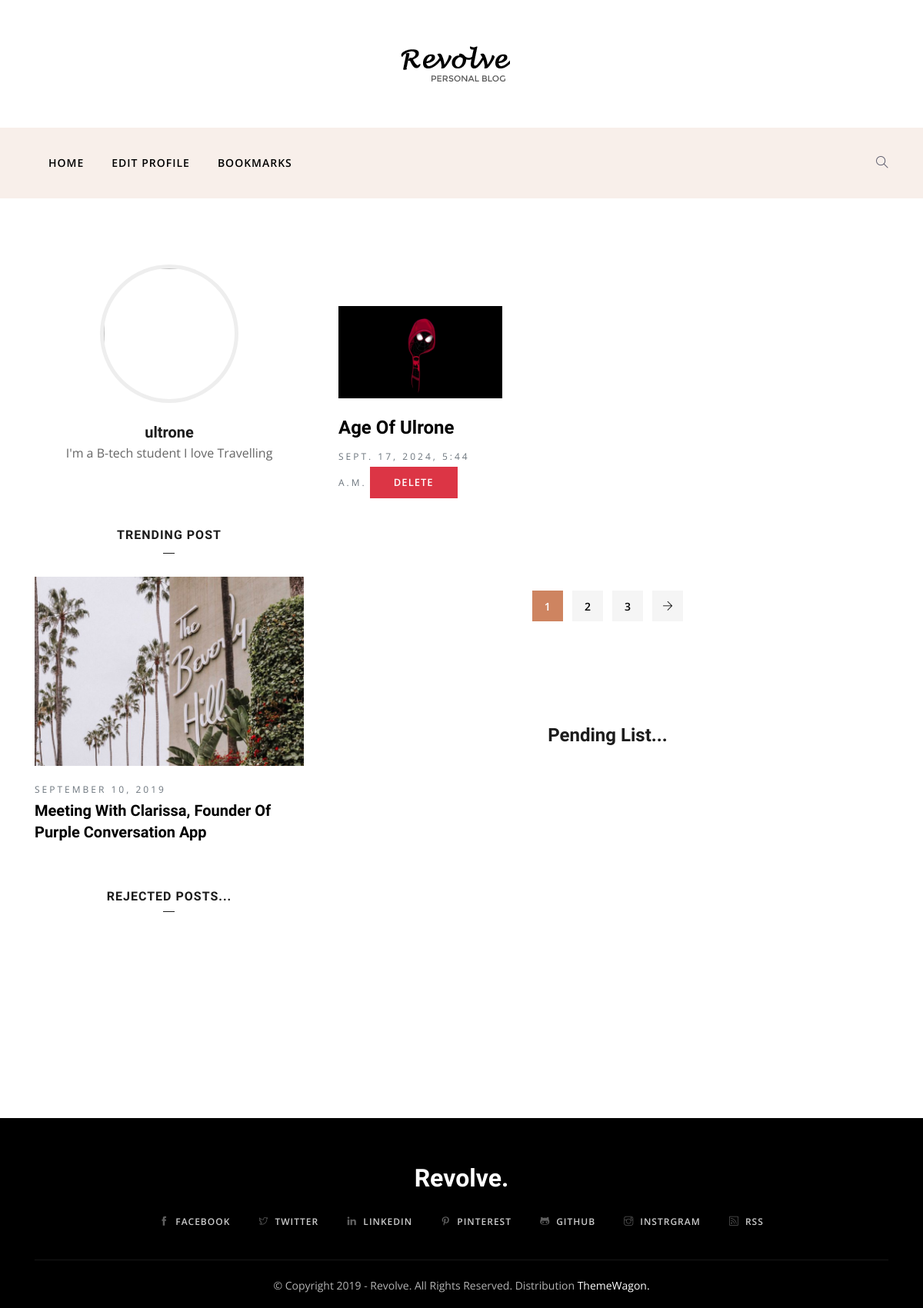
/singleview/29, run on an earlier commit of the app's database.
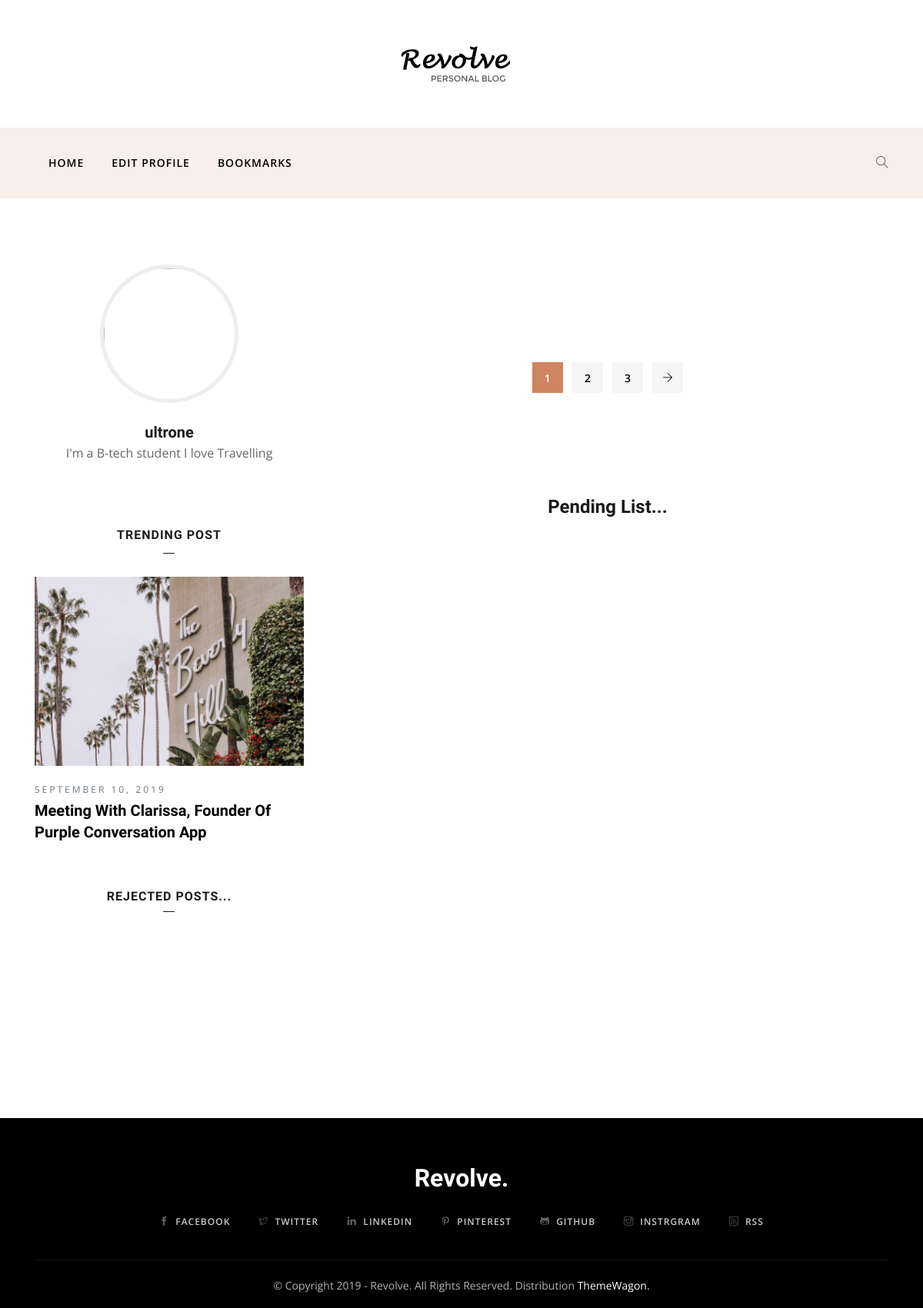
And on a later commit of the database.
### posts/models.py (models this page shows, shortened)
class post(models.Model):
    STATUS_CHOICES = [
        ('Pending', 'Pending'),
        ('Approved', 'Approved'),
        ('Rejected', 'Rejected'),
    ]
    id = models.AutoField(primary_key=True)
    user = models.ForeignKey('register.Profile', on_delete=models.CASCADE)
    title = models.CharField(max_length=50)
    content = models.TextField()
    blog_picture = models.ImageField(upload_to='blog_pictures/')
    created_at = models.DateTimeField(auto_now_add=True)
    like = models.PositiveIntegerField(default=0)
    status = models.CharField(max_length=10, choices=STATUS_CHOICES, default='Pending')
    admin_comment = models.TextField(blank=True, null=True)
    showing = models.BooleanField(default=True)

### posts/views.py (the view)
# urls.py: path('singleview/<int:profile_id>',views.singleview,name='singleview'),
def singleview(request,profile_id):
    prf = Profile.objects.get(id=profile_id)
    context={
        'bio':prf.bio,
        'pic':prf.profile_picture.url,
        'name':prf.username,
        'dpt' :prf.department
    }
    pst = post.objects.filter(user=prf,status='Approved',showing=True)
    return render(request,'profile.html',{'context':context,'key':pst})

### templates/profile.html (shortened to what the changed rows need)
{% load static %}
<!DOCTYPE html>
<html lang="en">
<head>
    <link rel="stylesheet" href={% static "plugins/bootstrap/css/bootstrap.min.css" %}>
    <link rel="stylesheet" href={% static "plugins/themify/css/themify-icons.css" %}>
    <link rel="stylesheet" href={% static "plugins/slick-carousel/slick-theme.css" %}>
    <link rel="stylesheet" href={% static "plugins/slick-carousel/slick.css" %}>
    <link rel="stylesheet" href={% static "plugins/owl-carousel/owl.carousel.min.css" %}>
    <link rel="stylesheet" href={% static "plugins/owl-carousel/owl.theme.default.min.css" %}>
    <link rel="stylesheet" href={% static "plugins/magnific-popup/magnific-popup.css" %}>
    <link rel="stylesheet" href={% static "css/style.css" %}>
</head>
<body>
    <section class="single-block-wrapper section-padding">
        <div class="container">
            <div class="row">
                <div class="col-lg-8 col-md-12 col-sm-12 col-xs-12">
                    <div class="single-post">
                        <section class="section-padding">
                            <div class="container">
                                <div class="row">
                                    <div class="col-lg-12 col-md-12 col-sm-12 col-xs-12">
                                        <div class="row">
                                            {% for i in key %}
                                            <div class="col-lg-4 col-md-6 mb-5">
                                                <article class="post-grid">
                                                    <a class="post-thumb mb-4 d-block" href={% url 'single' i.id %}>
                                                        <img src={{ i.blog_picture.url }} alt="" class="img-fluid w-100">
                                                    <h3 class="post-title mt-1"><a href={% url 'single' i.id  %}>{{ i.title|truncatechars:30}} </a></h3>
                                                    <span class="text-muted letter-spacing text-uppercase font-sm">{{ i.created_at }}</span>
                                                    <a href={% url 'removepost' i.id %}><button class="btn btn-danger btn-sm delete-btn">DELETE</button></a>
                                                </article>
                                            </div>
                                            {% endfor %}
                                        </div>
                                    </div>
                                </div>
                            </div>
                        </section>
                    </div>
                </div>
            </div>
        </div>
    </section>
    <footer class="footer-section bg-grey">
        <div class="container">
            <div class="row">
                <div class="col-lg-12 text-center">
                    <div class="mb-4">
                        <h2 class="footer-logo">Revolve.</h2>
                    </div>
                </div>
            </div>
        </div>
    </footer>
</body>
</html>

What changed in the data, as far as the page shows it:
no longer on this page (row edited): post: blog_picture (picture), title "Age Of Ulrone", created_at "SEPT. 17, 2024, 5:44 A.M."
